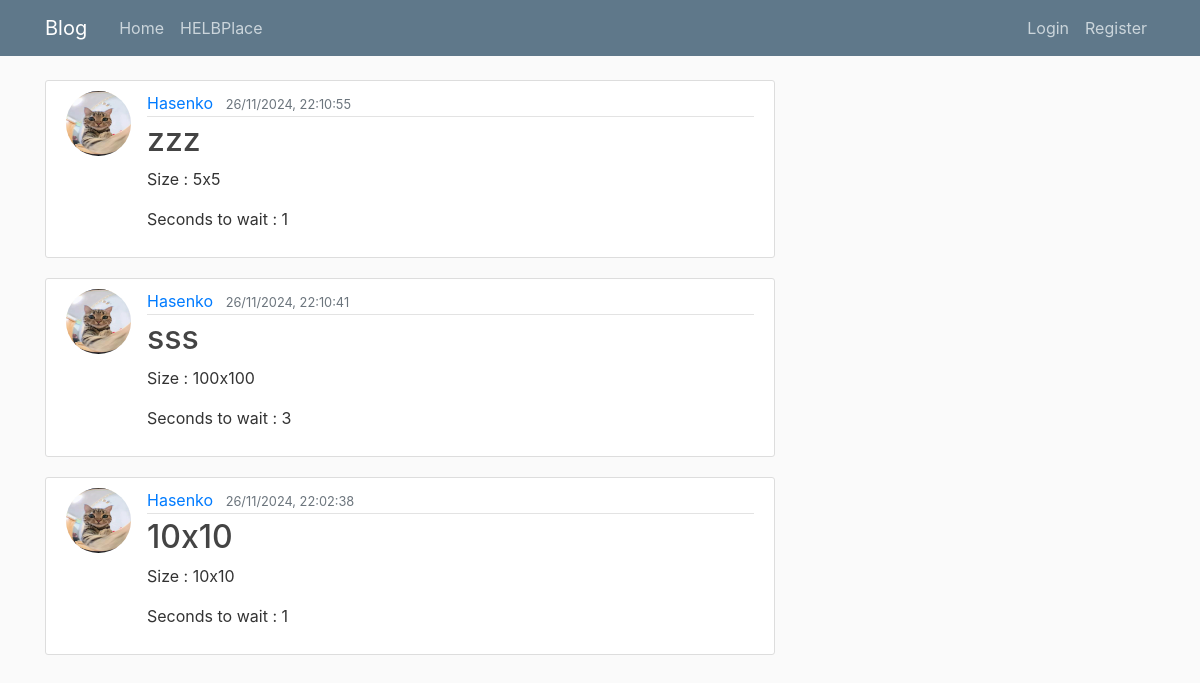
Before: /blog/ with the older database file.
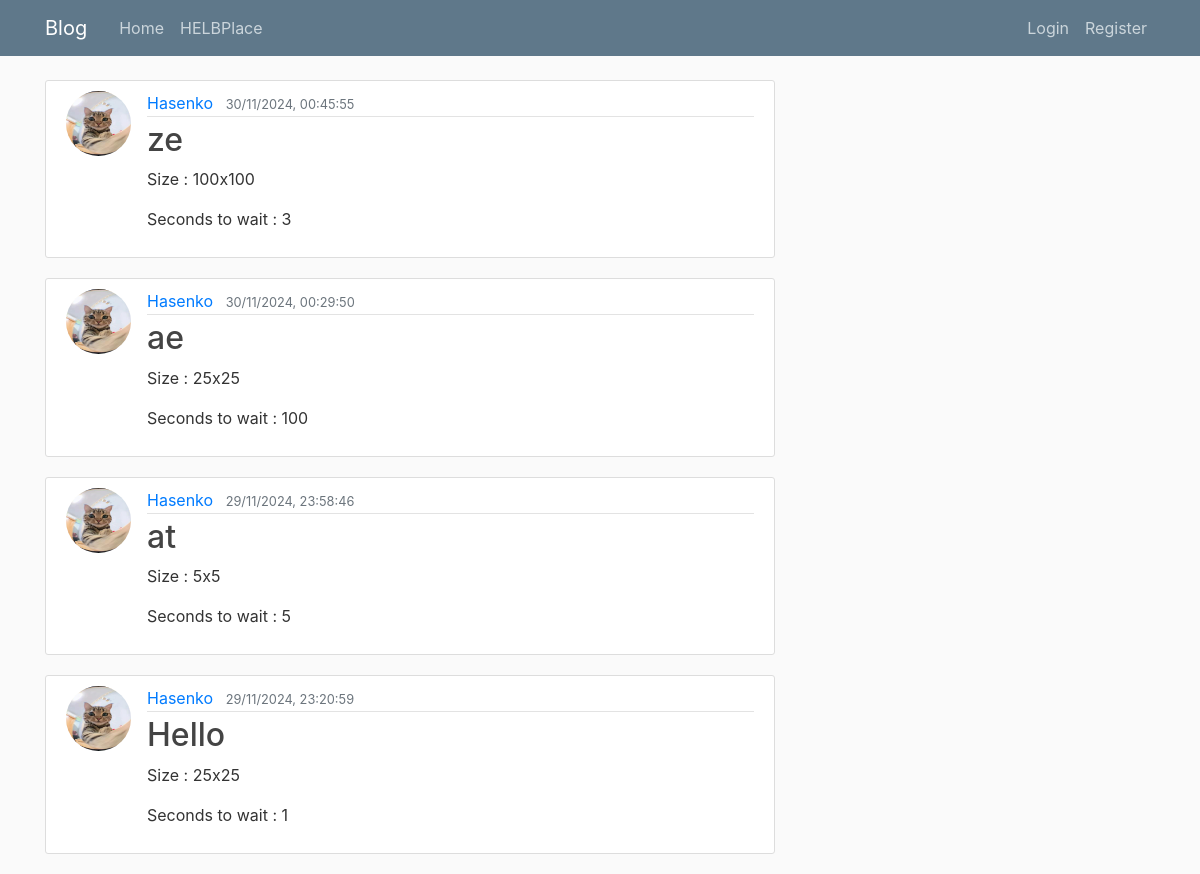
After: the same page with the newer database file.
### blog/models.py (models this page shows, shortened)
class Canvas(models.Model):
    title = models.CharField(max_length=100)
    width = models.PositiveIntegerField(default=10)
    height = models.PositiveIntegerField(default=10)
    time_to_wait = models.PositiveIntegerField(default=10, verbose_name="Time to wait (in seconds)")
    content = models.TextField(default='blank')
    date_posted = models.DateTimeField(default=timezone.now)
    author = models.ForeignKey(User, on_delete=models.CASCADE)
    def get_pixel_list(content):
        pixel_list = []
        i = 0
        pixel = ""
        for letter in content:
            if i%7 == 0 and i != 0:
                pixel_list.append(pixel)
                pixel = ""
            pixel += letter
            i += 1
        pixel_list.append(pixel)
        return pixel_list

### users/models.py (models this page shows, shortened)
class Profile(models.Model):
    user = models.OneToOneField(User, on_delete=models.CASCADE)
    image = models.ImageField(default='default.jpg', upload_to='profile_pics')

### blog/views.py (the view)
# urls.py: path('', CanvasListView.as_view(), name='blog-home'),
class CanvasListView(ListView):
    model = Canvas
    template_name = 'blog/home.html'  # by default: <app>/<model>_<viewtype>.html
    context_object_name = 'canvases'
    ordering = ['-date_posted']  # replace with 'intensity' of the canvas
    def get_queryset(self):
        queryset = super().get_queryset()
        for canvas in queryset:
            canvas.content = Canvas.get_pixel_list(canvas.content)
        return queryset

### blog/templates/blog/home.html
{% extends "blog/base.html" %}
{% block content %}
    {% for canvas in canvases %}
        <article class="media content-section">
            <img class="rounded-circle article-img" src="{{ canvas.author.profile.image.url }}" alt="author image">
            <div class="media-body">
                <div class="article-metadata">
                    <a class="mr-2" href="#">{{ canvas.author }}</a>
                    <small class="text-muted">{{ canvas.date_posted|date:"d/m/Y, H:i:s" }}</small>
                </div>
                <h2><a class="article-title" href="{% url 'canvas-detail' canvas.id %}">{{ canvas.title }}</a></h2>
                <p>Size : {{ canvas.width }}x{{ canvas.height }}</p>
                <p>Seconds to wait : {{ canvas.time_to_wait }}</p>
            </div>
        </article>
    {% endfor %}
{% endblock content %}

Changed rows visible on the page:
removed Canvas: author.profile.image (picture), author "Hasenko", date_posted "26/11/2024, 22:10:55", title "zzz", width "5", height "5", time_to_wait "1"
removed Canvas: author.profile.image (picture), author "Hasenko", date_posted "26/11/2024, 22:10:41", title "sss", width "100", height "100", time_to_wait "3"
removed Canvas: author.profile.image (picture), author "Hasenko", date_posted "26/11/2024, 22:02:38", title "10x10", width "10", height "10", time_to_wait "1"
added Canvas: author.profile.image (picture), author "Hasenko", date_posted "30/11/2024, 00:45:55", title "ze", width "100", height "100", time_to_wait "3"
added Canvas: author.profile.image (picture), author "Hasenko", date_posted "30/11/2024, 00:29:50", title "ae", width "25", height "25", time_to_wait "100"
added Canvas: author.profile.image (picture), author "Hasenko", date_posted "29/11/2024, 23:58:46", title "at", width "5", height "5", time_to_wait "5"
added Canvas: author.profile.image (picture), author "Hasenko", date_posted "29/11/2024, 23:20:59", title "Hello", width "25", height "25", time_to_wait "1"
